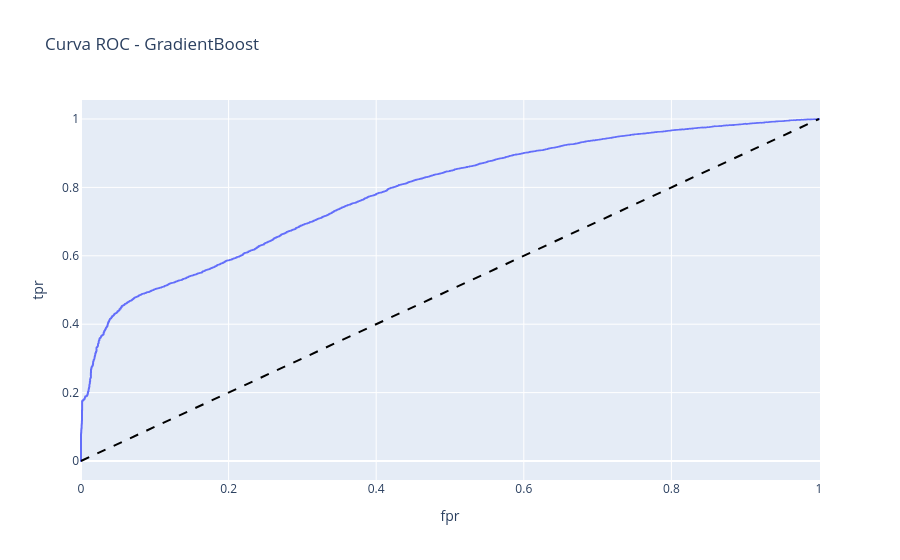

The notebook cell this image was saved under:
### Code cell
# ROC para o GradientBoost
fpr, tpr, _ = roc_curve(y_test, y_proba_gb)

fig = px.line(
    df_roc,
    x="fpr",
    y="tpr",
    title="Curva ROC - GradientBoost"
)

# linha diagonal (baseline aleatório)
fig.add_shape(
    type="line",
    line=dict(dash="dash", color="black"),
    x0=0, y0=0, x1=1, y1=1
)

fig.show()

### Figure 1 — Plotly figure (JSON) as saved in the notebook; plotly's stock layout.template omitted (floating-point values rounded to 4 significant figures; data arrays with more than 128 entries replaced by an {"elided": "..."} marker saying what was removed)
{"data": [{"hovertemplate": "fpr=%{x}<br>tpr=%{y}<extra></extra>", "legendgroup": "", "line": {"color": "#636efa", "dash": "solid"}, "marker": {"symbol": "circle"}, "mode": "lines", "name": "", "showlegend": false, "type": "scattergl", "x": {"elided": "7959 float values"}, "xaxis": "x", "y": {"elided": "7959 float values"}, "yaxis": "y"}], "layout": {"legend": {"tracegroupgap": 0}, "shapes": [{"line": {"color": "black", "dash": "dash"}, "type": "line", "x0": 0, "x1": 1, "y0": 0, "y1": 1}], "title": {"text": "Curva ROC - GradientBoost"}, "xaxis": {"anchor": "y", "domain": [0, 1], "title": {"text": "fpr"}}, "yaxis": {"anchor": "x", "domain": [0, 1], "title": {"text": "tpr"}}}}
